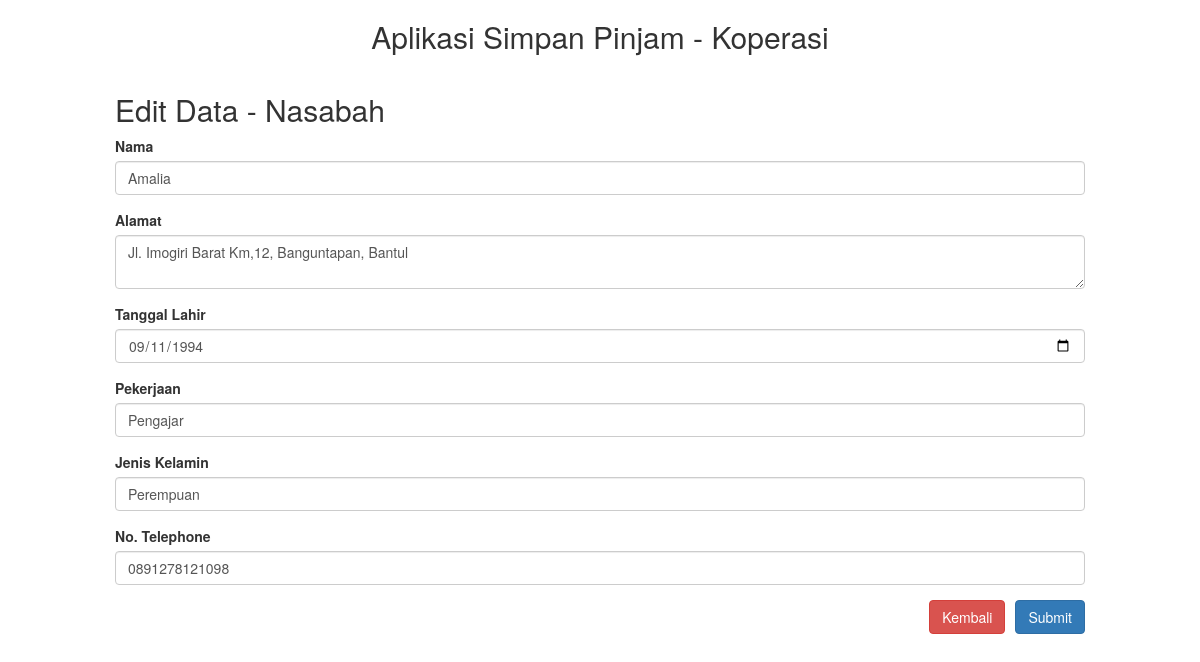
The app's page /nasabah/edit.php?id_user=1 with its own data.
### tables this page shows
CREATE TABLE `users` (
  `id_user` int(11) NOT NULL,
  `nama` varchar(50) NOT NULL,
  `alamat` varchar(100) NOT NULL,
  `tgl_lahir` date NOT NULL,
  `pekerjaan` varchar(50) NOT NULL,
  `jenis_kelamin` varchar(15) DEFAULT NULL,
  `no_telp` varchar(15) NOT NULL
);

### nasabah/edit.php (the view, shortened to what this page needs)
<!DOCTYPE html>
<html lang="en">
<head>
    <link rel="stylesheet" href="../style/bootstrap.css" />
    <link rel="stylesheet" href="../style/dataTables.bootstrap4.min.css" />
</head>
<body>
    <div class="container-fluid">
        <div class="row">
            <div class="col-md-10 col-md-offset-1">
                <h2 class="text-center" style="margin-bottom:40px;">Aplikasi Simpan Pinjam - Koperasi</h2>
                <h2>Edit Data - Nasabah</h2>
                <?php
                    include('../koneksi.php');
                    $id_user    = $_GET['id_user'];
                    $query      = "SELECT * FROM users where id_user='$id_user'";
                    $data       = mysqli_query($koneksi, $query);
                    while($row = mysqli_fetch_array($data)){
		        ?>
                <form action="update.php" method="post">
                    <div class="form-group">
                        <label>Nama</label>
                        <input type="text" class="form-control" name="nama" value="<?php echo $row['nama']; ?>">
                    </div>
                    <div class="form-group">
                        <label>Alamat</label>
                        <textarea type="text" class="form-control" name="alamat"><?php echo $row['alamat']; ?></textarea>
                    </div>
                    <div class="form-group">
                        <label>Tanggal Lahir</label>
                        <input type="date" class="form-control" name="tgl_lahir" value="<?php echo $row['tgl_lahir']; ?>">
                    </div>
                    <div class="form-group">
                        <label>Pekerjaan</label>
                        <input type="text" class="form-control" name="pekerjaan" value="<?php echo $row['pekerjaan']; ?>">
                    </div>
                    <div class="form-group">
                        <label>Jenis Kelamin</label>
                        <input type="text" class="form-control" name="jenis_kelamin" value="<?php echo $row['jenis_kelamin']; ?>">
                    </div>
                    <div class="form-group">
                        <label>No. Telephone</label>
                        <input type="number" class="form-control" name="no_telp" value="<?php echo $row['no_telp']; ?>">
                    </div>
                    <button type="submit" class="btn btn-primary pull-right">Submit</button>
                    <a class="btn btn-danger pull-right" style="margin-right:10px;" href="index.php">Kembali</a>
                </form>
                <?php
                    }
                    ?>
            </div>
        </div>
</body>
</html>

### records on screen
users: nama "Amalia", alamat "Jl. Imogiri Barat Km,12, Banguntapan, Bantul", tgl_lahir "09/11/1994", pekerjaan "Pengajar", jenis_kelamin "Perempuan", no_telp "0891278121098"
